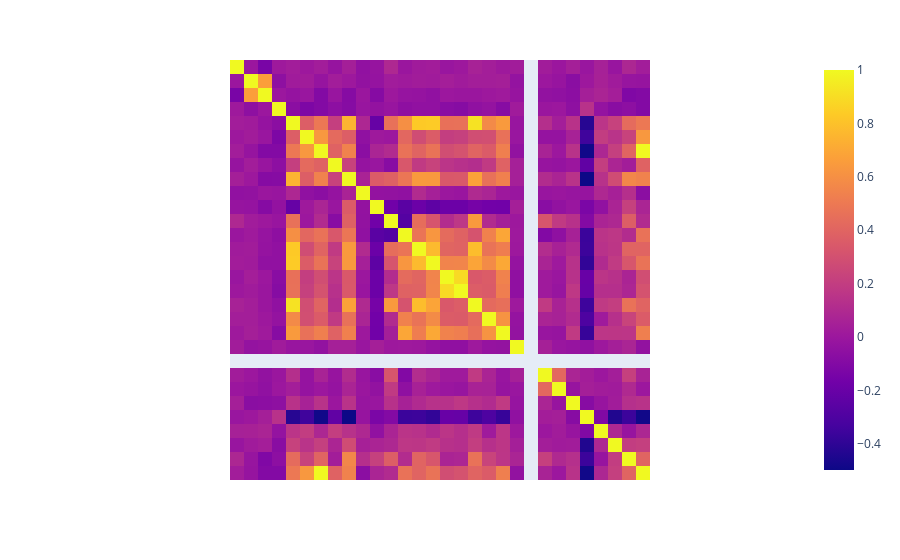

Write notebook code for a chart like this one.
### Markdown cell above
We see strong correlations between the symptoms. Specifically, there is a strong correlation between active inflammation and lamina propria polymorphs, which is investigated further below. 

Many of the correlations are intuitively connected. For example, cryptis polymorphs and extent, since they are both related to the the fact of where there is inflammation in the linings of the stomach to the morphed cells of the glands. 

One interesting obervation is the correlation of epithelial changes and the mucin depletions since the epithelial layer concerns the outter layer of the intestine and the mucin depletion primarily concerns with the inner side of the organ.

### Code cell
fig = px.imshow(corr_matrix)
fig.update_yaxes(visible=False, showticklabels=False)
fig.update_xaxes(visible=False, showticklabels=False)
fig.show()

### Figure 1 — Plotly figure (JSON) as saved in the notebook; plotly's stock layout.template omitted (floating-point values rounded to 4 significant figures; data arrays with more than 128 entries replaced by an {"elided": "..."} marker saying what was removed)
{"data": [{"coloraxis": "coloraxis", "hovertemplate": "x: %{x}<br>y: %{y}<br>color: %{z}<extra></extra>", "type": "heatmap", "x": ["Year", "Lab No", "Age", "Sex", "Active inflammation?", "Mucosal surface", "Crypt architecture", "Crypt profiles", "Increased lamina propria cellularity?", "Mild & superficial increase in lamina propria cellularity?", "Increased lymphoid aggregates in lamina propria?", "Patchy lamina propria cellularity?", "Marked & transmucosal increase in lamina propria cellularity", "Cryptitis extent", "Cryptitis polymorphs", "Crypt abscesses extent", "Crypt abscesses polymorphs", "Lamina propria polymorphs", "Epithelial changes", "Mucin depletion", "Intraepithelial lymphocytes", "Subepithelial collagen", "Lamina propria granulomas", "Submucosal granulomas", "Basal histiocytic cells", "Confirmed diagnosis", "Method of confirmation", "Initial pathologists diagnosis", "Observing pathologists diagnosis", "Severity of Crypt Arch"], "y": ["Year", "Lab No", "Age", "Sex", "Active inflammation?", "Mucosal surface", "Crypt architecture", "Crypt profiles", "Increased lamina propria cellularity?", "Mild & superficial increase in lamina propria cellularity?", "Increased lymphoid aggregates in lamina propria?", "Patchy lamina propria cellularity?", "Marked & transmucosal increase in lamina propria cellularity", "Cryptitis extent", "Cryptitis polymorphs", "Crypt abscesses extent", "Crypt abscesses polymorphs", "Lamina propria polymorphs", "Epithelial changes", "Mucin depletion", "Intraepithelial lymphocytes", "Subepithelial collagen", "Lamina propria granulomas", "Submucosal granulomas", "Basal histiocytic cells", "Confirmed diagnosis", "Method of confirmation", "Initial pathologists diagnosis", "Observing pathologists diagnosis", "Severity of Crypt Arch"], "z": {"elided": "30x30 float values"}}], "layout": {"coloraxis": {"colorscale": [[0, "#0d0887"], [0.1111, "#46039f"], [0.2222, "#7201a8"], [0.3333, "#9c179e"], [0.4444, "#bd3786"], [0.5556, "#d8576b"], [0.6667, "#ed7953"], [0.7778, "#fb9f3a"], [0.8889, "#fdca26"], [1, "#f0f921"]]}, "margin": {"t": 60}, "xaxis": {"constrain": "domain", "scaleanchor": "y", "showticklabels": false, "visible": false}, "yaxis": {"autorange": "reversed", "constrain": "domain", "showticklabels": false, "visible": false}}}
